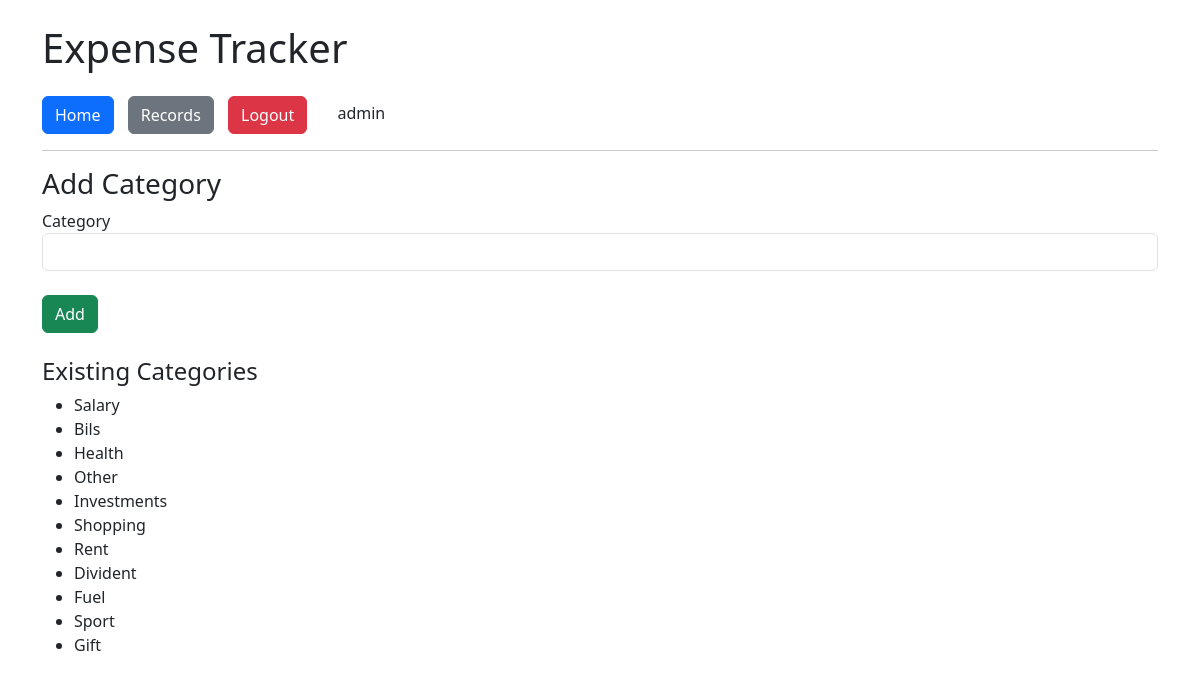
The app's page /categories/ (signed in), older data.
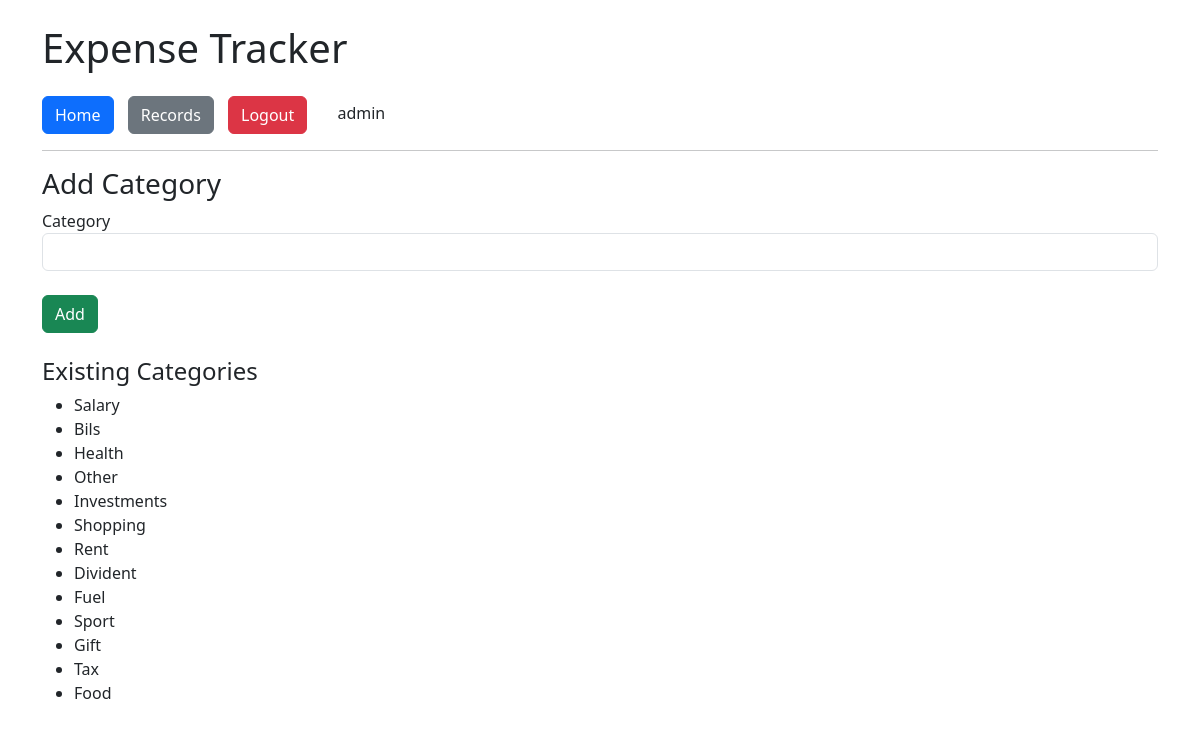
The same page, newer data.
### models/models.py (models this page shows, shortened)
class Category(db.Model):
    id = db.Column(db.Integer, primary_key=True)
    name = db.Column(db.String(50), nullable=False)
    user_id = db.Column(db.Integer, db.ForeignKey("user.id"), nullable=False)

### routes/categories.py (the view, shortened to what this page needs)
@categories_bp.route("/", methods=["GET", "POST"])
@login_required
def add_category():
    categories = Category.query.filter_by(user_id=current_user.id).all()
    return render_template("add_category.html", categories=categories)

### app.py (called while the page is built)
def create_app():
    app = Flask(__name__)
    app_env = os.environ.get("APP_ENV", "development").lower()
    if app_env == "production":
        app.config.from_object(ProdConfig)
    else:
        app.config.from_object(DevConfig)
    db.init_app(app)
    from routes.auth import auth_bp
    from routes.home import home_bp
    from routes.records import records_bp
    from routes.categories import categories_bp
    app.register_blueprint(auth_bp)
    app.register_blueprint(home_bp)
    app.register_blueprint(records_bp)
    app.register_blueprint(categories_bp)
    login_manager = LoginManager()
    login_manager.init_app(app)
    login_manager.login_view = "auth.login"
    @login_manager.user_loader
    def load_user(user_id):
        return User.query.get(int(user_id))
    return app

### templates/add_category.html
{% extends "base.html" %}
{% block content %}
<h3>Add Category</h3>
<form method="POST">
  <label>Category</label>
  <input type="text" name="category" class="form-control" required>
  <br>
  <button type="submit" class="btn btn-success">Add</button>
</form>
<h4 class="mt-4">Existing Categories</h4>
<ul>
  {% for cat in categories %}
    <li>{{ cat.name }}</li>
  {% endfor %}
</ul>
{% endblock %}

Row changes from the older to the newer data that the page shows:
added Category: name "Tax"
added Category: name "Food"
